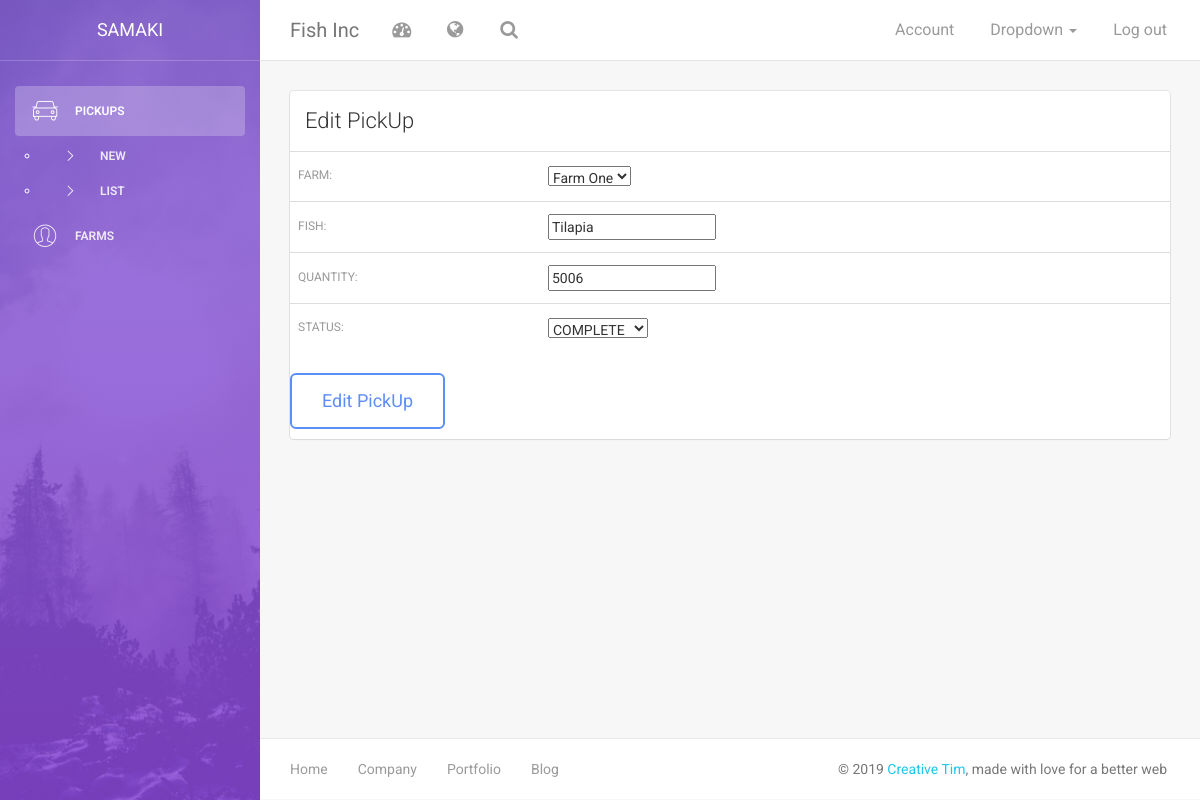
Page /edit_pickup/1/ on the committed database.
### farmer/models.py (models this page shows, shortened)
class PickUp(models.Model):
    STATUS = [
        ('PENDING', 'PENDING'),
        ('COMPLETE', 'COMPLETE'),
        ('FAILED', 'FAILED'),
        ('CANCELLED', 'CANCELLED'),
    ]
    farm = models.ForeignKey('Farm', on_delete=models.CASCADE)
    fish = models.CharField(max_length=50)
    quantity = models.IntegerField()
    status = models.CharField(max_length=50, choices=STATUS, default='PENDING')

### farmer/views.py (the view)
# urls.py: path('edit_pickup/<int:pick_id>/', edit_pickup, name='edit_pickup'),
def edit_pickup(request, pick_id=None):
    pickup_obj = get_object_or_404(PickUp, id=pick_id)
    form = PickUpForm(request.POST or None, instance = pickup_obj)
    if request.POST:
        if form.is_valid():
            pickup_obj = form.save(commit=False)
            pickup_obj.save()
            messages.success(request, "PickUp Updated")
            return redirect('index')
        else:
            context = {
                'form': form,
                'error': 'Record Not Updated Successfully. Please Try Again'
            }
            return render(request, 'edit_pickup.html', context)
    else:
        context = {
            'form': form,
        }
        return render(request, 'edit_pickup.html', context)

### farmer/forms.py
class PickUpForm(ModelForm):
    class Meta:
        model = PickUp
        fields = '__all__'

### farmer/models.py (called while the page is built)
    def __str__(self):
        return self.farm_name

### farmer/templates/edit_pickup.html (shortened to what this page needs)
{% extends "base.html" %}
{% load static %}
{% block sidebar %}
<div class="sidebar" data-color="purple" data-image="{% static "assets/img/sidebar-5.jpg" %}">
    <div class="sidebar-wrapper">
        <div class="logo">
            <a href="{% url 'index' %}" class="simple-text">
                Samaki
            </a>
        </div>
        <ul class="nav">
            <li class="active">
                <a href="{% url 'index' %}">
                    <i class="pe-7s-car"></i>
                    <p>PickUps</p>
                </a>
                <ul>
                    <li>
                        <a href="{% url 'pickup' %}">
                            <i class="pe-li pe-7s-angle-right"></i>
                            <p>New</p>
                        </a>
                    </li>
                    <li>
                        <a href="{% url 'index' %}">
                            <i class="pe-li pe-7s-angle-right"></i>
                            <p>List</p>
                        </a>
                    </li>
                </ul>
            </li>
            <li>
                <a href="{% url 'farm' %}">
                    <i class="pe-7s-user"></i>
                    <p>Farms</p>
                </a>
            </li>
        </ul>
    </div>
</div>
{% endblock %}
{% block content %}
    <div class="content">
        <div class="container-fluid">
            <div class="row">
                    <div class="col-md-12">
                        <div class="card">
                            <div class="header">
                                <h4 class="title">Edit PickUp</h4>
                            </div>
                            <div class="content table-responsive table-full-width">
                                <form action="" method="post">
                                    <table class="table table-hover">
                                        {{ form.as_table }}
                                    </table>
                                    <input class="btn btn-primary btn-lg" type="submit" value="Edit PickUp">
                                </form>
                            </div>
                        </div>
                    </div>
                </div>
        </div>
    </div>
{% endblock %}

### rows in the picture
PickUp: farm "Farm One", fish "Tilapia", quantity "5006", status "COMPLETE"
